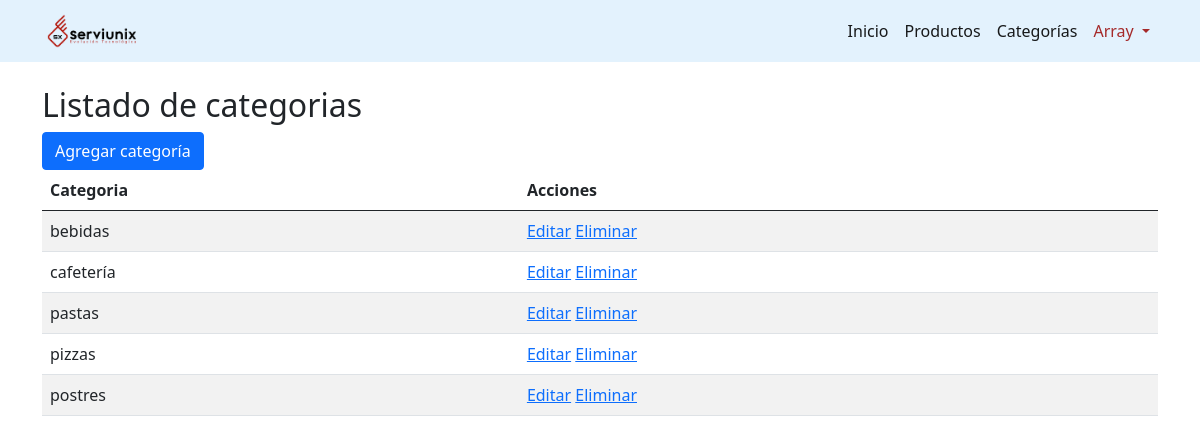
Screenshot of /categorias (signed in) with the database file from the repository.
### tables this page shows
CREATE TABLE categorias (
    ID TINYINT(3) UNSIGNED NOT NULL AUTO_INCREMENT PRIMARY KEY,
    CATEGORIA VARCHAR(200) NOT NULL UNIQUE
);

### inicio.php (called while the page is built, shortened)
<?php
$entidad = $_GET["e"] ?? "productos";
$entidad = ucfirst(strtolower($entidad));
$clase = $entidad . "Controller";
$accion = $_GET["a"] ?? "list";
$respuesta = $clase::$accion();
$archivo = $respuesta["view"];
include VIEWS . "/inc/header.php";
include VIEWS . "$archivo";
include VIEWS . "/inc/footer.php";

### src/controllers/CategoriasController.php (called while the page is built, shortened)
<?php
class CategoriasController
{
    public static function list()
    {
        $categoria = new CategoriasModel();
        $cat_list = $categoria->all();
        return [
            "view" => "/categorias/listado.php",
            "form" => [
                "categorias" => $cat_list,
            ],
        ];
    }
}

### src/models/CategoriasModel.php (called while the page is built, shortened)
<?php
class CategoriasModel
{
    private $pdo;
    private int $id;
    public string $categoria;
    public function getId()
    {
        return $this->id;
    }
    public function getCategoria()
    {
        return $this->categoria;
    }
    public function connect()
    {
        $dsn =
            "mysql:host=" .
            DBHOST .
            ";dbname=" .
            DBNAME .
            ";charset=" .
            DBCHARSET;
        $this->pdo = new PDO($dsn, DBUSER, DBPASS);
    }
    public function all()
    {
        $stmt = $this->pdo->prepare("SELECT id,categoria FROM categorias");
        $stmt->execute();
        $stmt->setFetchMode(PDO::FETCH_CLASS, CategoriasModel::class);
        return $stmt->fetchAll();
    }
}

### src/views/categorias/listado.php (the view)
<div class="mt-4 container">
    <h2>Listado de categorias</h2>
    <a class="btn btn-primary" aria-current="page" href="/categorias/new">Agregar categoría</a>
    <table class="table table-striped">
        <thead>
            <tr>
                <th>Categoria</th>
                <th>Acciones</th>
            </tr>
        </thead>
        <tbody>
            <?php foreach ($respuesta["form"]["categorias"] as $c): ?>
                <tr>
                    <td><?php echo $c->getCategoria(); ?></td>
                    <td>
                        <a href='/categorias/<?php echo $c->getId(); ?>/edit'>Editar</a>
                        <a href='/categorias/<?php echo $c->getId(); ?>/delete'>Eliminar</a>
                    </td>
                </tr>
            <?php endforeach; ?>
        </tbody>
    </table>
</div>

### rows the page displays
categorias: CATEGORIA "bebidas"
categorias: CATEGORIA "cafetería"
categorias: CATEGORIA "pastas"
categorias: CATEGORIA "pizzas"
categorias: CATEGORIA "postres"

### other values shown
$_SESSION['user'] "Array"
